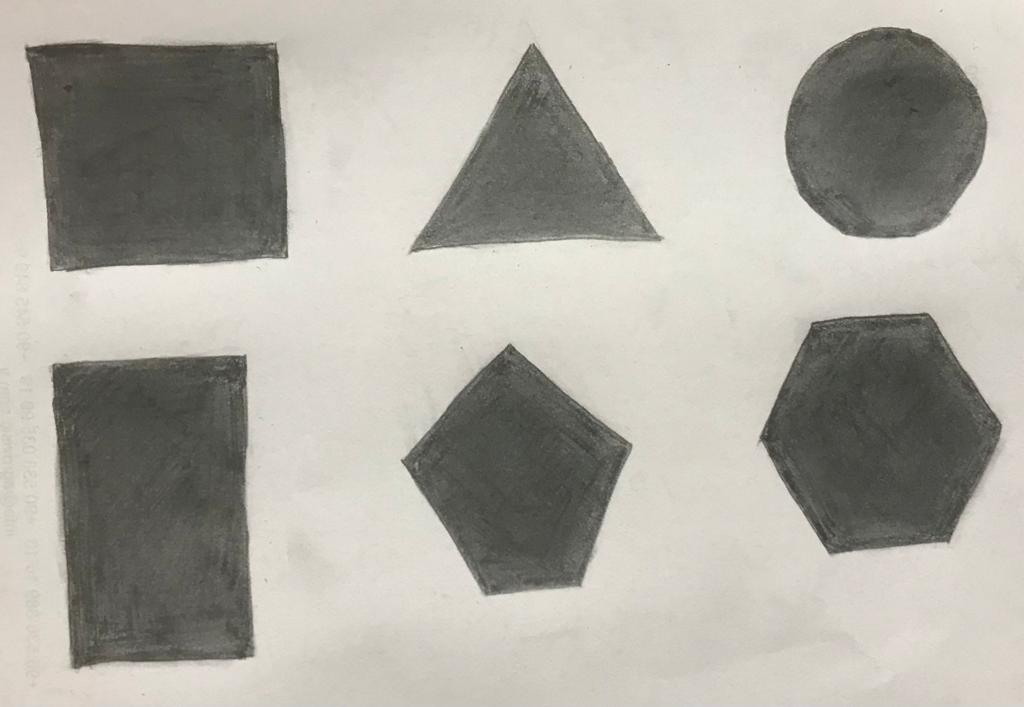
#> input picture shapes6.jpeg, 1024 x 707 px
$ python main.py
#> lines starting #> are read from the running program, lines starting #| are printed output that depends on the picture; after the words box and inside, x2 and y2 are one past the last pixel; in counts of white or black regions, pixels touching at a corner belong together
import cv2 as cv
import numpy as np
import math

shape_names = {3: 'triangle',
               5: 'pentagon',
               6: 'hexagon'}


def endpoints_of_a_line(line):
    """
    This function takes a line object and calculates two endpoints and its angle
    :param line: Line object from cv.houghLines()
    :return: two endpoint and angle of line
    """
    rho = line[0][0]
    theta = line[0][1]
    a = math.cos(theta)
    b = math.sin(theta)
    x0 = a * rho
    y0 = b * rho
    pt1 = (int(x0 + 1000 * (-b)), int(y0 + 1000 * a))
    pt2 = (int(x0 - 1000 * (-b)), int(y0 - 1000 * a))
    return pt1, pt2, math.degrees(theta)


def center_point(p1, p2):
    """
    This function calculates middle point of 2 point
    :param p1: a point as (x, y)
    :param p2: a point as (x, y)
    :return: middle point as (x, y)
    """
    x1, y1 = p1
    x2, y2 = p2
    return (x1 + x2) // 2, (y1 + y2) // 2


def length_between_two_point(p1, p2):
    """
    This function calculates length between two point
    :param p1: a point as (x, y)
    :param p2: a point as (x, y)
    :return: length in pixel
    """
    x1, y1 = p1
    x2, y2 = p2
    return math.sqrt((x1 - x2) ** 2 + (y1 - y2) ** 2)


def angle_between_two_line(mi, mj):
    """
    This function calculates angle between two lines
    :param mi: angle of line i in degree
    :param mj: angle of line j in degree
    :return: angle between two line in degree
    """

    def f(m):
        return 270 - m if m > 90 else 90 - m

    mi = f(mi)
    mj = f(mj)

    mi = math.tan(math.radians(mi))
    mj = math.tan(math.radians(mj))

    a = (mi - mj)
    b = (1 + mi * mj)
    if b == 0:
        b = 0.0000001
    return math.degrees(math.atan(a / b))


def eliminateSimilars(lines_, img):
    """
    This function finds similar lines and deletes all except one.
    :param lines_: output of cv.houghLines()
    :param img: original image to put output on it
    :return: lines
    """
    if lines_ is None:  # There is no line
        return None

    # temp = img.copy() # For debugging
    lines = list(lines_)  # np.array is immutable. So, we convert to list to be able to delete items.

    i = 0
    j = 1
    # (d+1)*n/2  d: number of edge --> O(n)
    while i < len(lines):
        while j < len(lines):
            pi1, pi2, mi = endpoints_of_a_line(lines[i])
            pj1, pj2, mj = endpoints_of_a_line(lines[j])

            # [6 lines of commented-out code are left out]

            ci = center_point(pi1, pi2)
            cj = center_point(pj1, pj2)

            angle = angle_between_two_line(mi, mj)

            length = length_between_two_point(ci, cj)
            if abs(angle) < 10 and length < 40:
                # If the angle is similar and center of lines close each other, it means they are on same edge.
                # So, we don't need both. We should delete one of them.
                del lines[j]
            else:
                j += 1
        i += 1
        j = i + 1
    return lines


org = cv.imread("shapes6.jpeg")
#> org is the input picture: shape (707, 1024, 3); mean B, G, R 161.9, 170.5, 173.3

gray = cv.cvtColor(org, cv.COLOR_BGR2GRAY)

blured = cv.GaussianBlur(gray, (7, 7), 0)
_, th = cv.threshold(blured, 180, 255, cv.THRESH_BINARY)
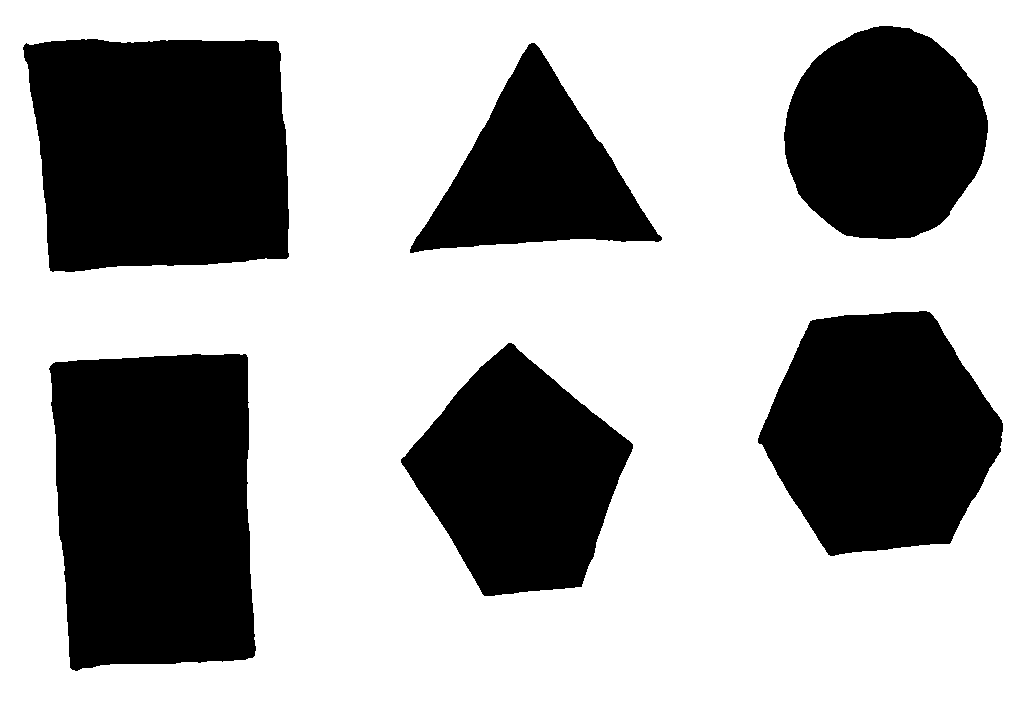
#> th: shape (707, 1024); 65.2% white; 6 black regions, box (x1, y1, x2, y2) and area: (49, 354, 256, 671) 58254, (23, 39, 289, 272) 55277, (758, 311, 1003, 556) 43667, (401, 343, 633, 596) 36026, (784, 26, 988, 239) 33542, (410, 43, 662, 253) 25362

canny = cv.Canny(th, 50, 200, None, 3)
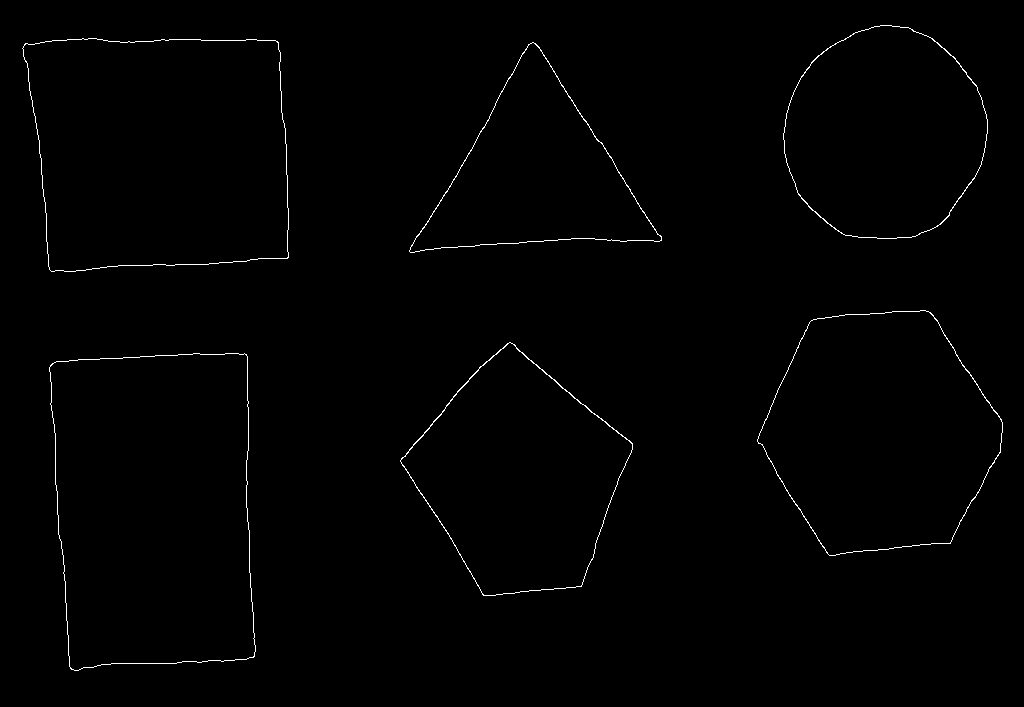
#> canny: shape (707, 1024); 0.69% white in thin lines or dots, all inside (x1, y1, x2, y2) = (22, 25, 1003, 671)

contours, _ = cv.findContours(th, cv.RETR_TREE, cv.CHAIN_APPROX_NONE)
#> contours = 7 contours; box (x1, y1, x2, y2) and area: (0, 0, 1024, 707) 722238, (48, 353, 257, 672) 58746, (22, 38, 290, 273) 55743, (757, 310, 1004, 557) 44021, (400, 342, 634, 597) 36338, (783, 25, 989, 240) 33834, (409, 42, 663, 254) 25694

contours.sort(key=cv.contourArea, reverse=False)
contours.pop()  # To delete images itself

for cnt in contours:
    x, y, w, h = cv.boundingRect(cnt)

    cv.circle(org, (x + w // 2, y + h // 2), 3, (255, 0, 0), thickness=-1)  # Drawing center point

    piece = canny[y - 0:y + h + 0, x - 0:x + w + 0]
    piece_show = org[y - 0:y + h + 0, x - 0:x + w + 0]

    lines = cv.HoughLines(piece, 1, np.pi / 180, 55)
    lines = eliminateSimilars(lines, piece_show)

    if lines is None:  # If there is no edge
        cv.putText(org, 'circle', (x + w // 2, y + h // 2), cv.FONT_HERSHEY_SIMPLEX, 0.5, (0, 255, 0), 2, cv.LINE_AA)

    elif len(lines) == 4:
        # If it has 4 edge it can be square or rectangle
        if abs(w / h - 1) < 0.2:  # For square with/height should be close to 1
            cv.putText(org, 'square', (x + w // 2, y + h // 2), cv.FONT_HERSHEY_SIMPLEX, 0.5, (0, 255, 0), 2,
                       cv.LINE_AA)
        else:  # Otherwise it is rectangle
            cv.putText(org, 'rectangle', (x + w // 2, y + h // 2), cv.FONT_HERSHEY_SIMPLEX, 0.5, (0, 255, 0), 2,
                       cv.LINE_AA)
    else:  # It can be named according to number of edges.
        cv.putText(org, shape_names[len(lines)], (x + w // 2, y + h // 2), cv.FONT_HERSHEY_SIMPLEX, 0.5, (0, 255, 0), 2,
                   cv.LINE_AA)
#> this loop made 6 passes
#> (x, y, w, h) on pass 1: (409, 42, 254, 212)
#> pass 1, `piece = canny[y - 0:y + h + 0, x - 0:x + w + 0]`:
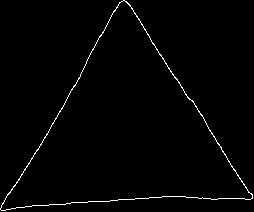
#> piece: shape (212, 254); 1.4% white in thin lines or dots
#> pass 1, `piece_show = org[y - 0:y + h + 0, x - 0:x + w + 0]`:
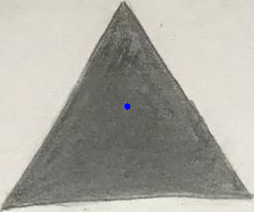
#> piece_show: shape (212, 254, 3); mean B, G, R 160, 168.6, 170.1
#> pass 2, `piece_show = org[y - 0:y + h + 0, x - 0:x + w + 0]`:
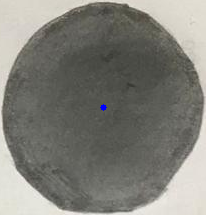
#> piece_show: shape (215, 206, 3); mean B, G, R 119.9, 126.8, 127.4
#> after the loop:
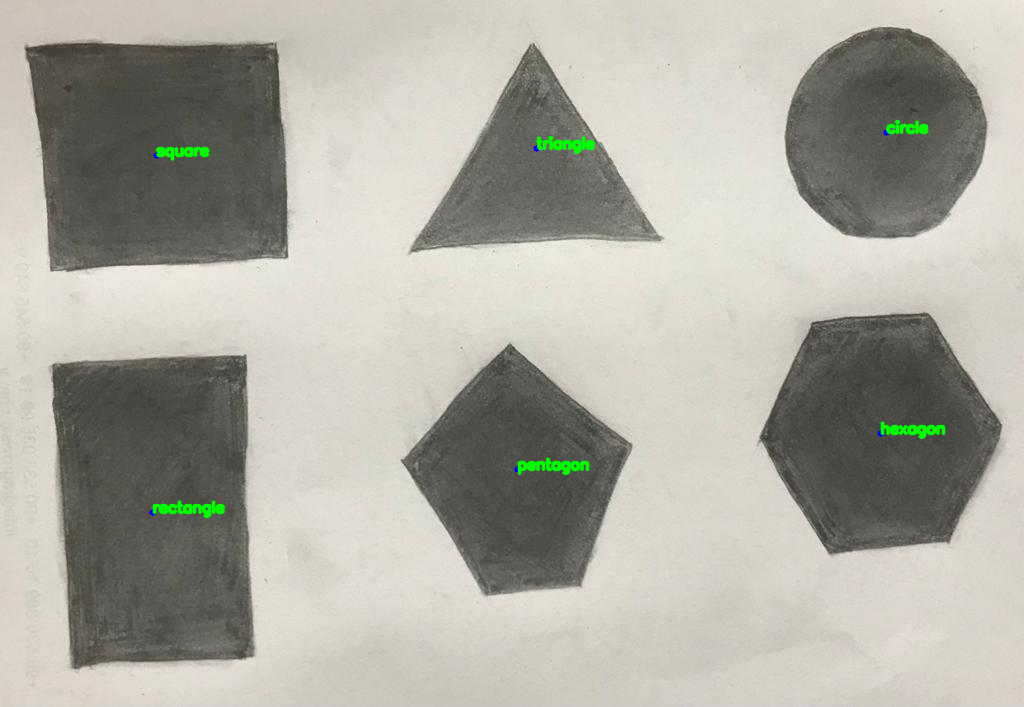
#> org: shape (707, 1024, 3); 0.61% of pixels changed, all inside (x1, y1, x2, y2) = (149, 120, 946, 519)
#> after the loop:
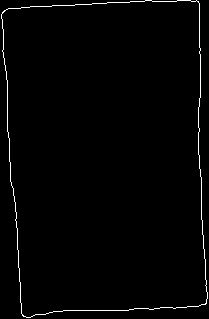
#> piece: shape (319, 209); 1.5% white in thin lines or dots

cv.imshow("org", org)
cv.waitKey()
